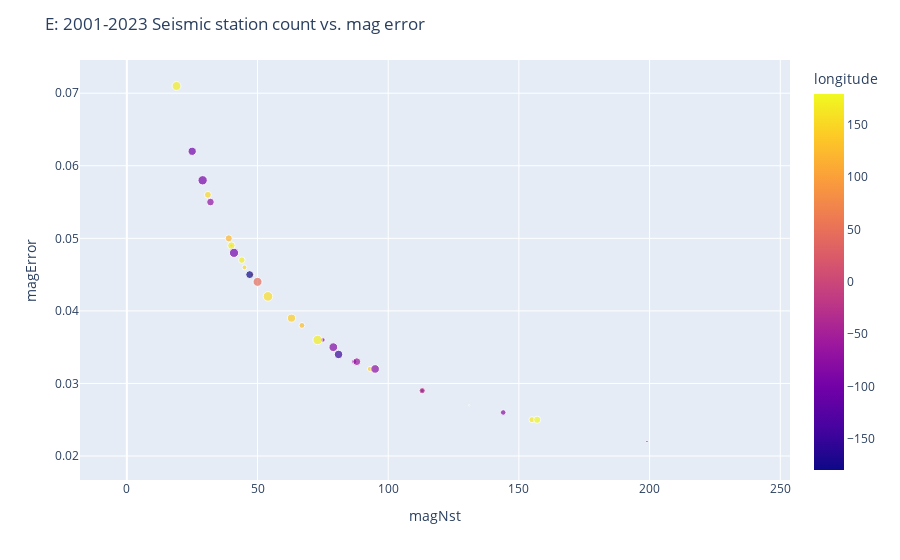

The cell this chart's notebook holds for it:
### Code cell
# >> E: SCATTER plot of number of stations vs. magnitude uncertainty
#  1. use px.scatter again
#  2. X axis: magNst field (number of seismic stations)
#  3. Y axis: magError (uncertainty)
#  4. color: set from longitude again
#  5. Add title: E: 2001-2023 Seismic station count vs. mag error
#
#  NOTES:
#    You will see lower uncertainty (stored as magError) with more seismic stations.
#    The top/left dot - largest error - has magNst=16, magError 0.078.
#    If you mouse over the "fig=px.scatter.." code, you'll see little histograms appear
#      over each variable (e.g.: y=quake.something)

fig = px.scatter(quake,
                 x = quake.magNst,
                 y = quake.magError,
                 color = quake.longitude,
                 size = quake.index
)

fig.update_layout(title_text='E: 2001-2023 Seismic station count vs. mag error')
fig.show()

### Figure 1 — Plotly figure (JSON) as saved in the notebook; plotly's stock layout.template omitted (floating-point values rounded to 4 significant figures; data arrays with more than 128 entries replaced by an {"elided": "..."} marker saying what was removed)
{"data": [{"hovertemplate": "magNst=%{x}<br>magError=%{y}<br>index=%{marker.size}<br>longitude=%{marker.color}<extra></extra>", "legendgroup": "", "marker": {"color": {"elided": "304 float values"}, "coloraxis": "coloraxis", "size": {"elided": "304 int values"}, "sizemode": "area", "sizeref": 0.7575, "symbol": "circle"}, "mode": "markers", "name": "", "orientation": "v", "showlegend": false, "type": "scatter", "x": {"elided": "304 int values"}, "xaxis": "x", "y": {"elided": "304 float values"}, "yaxis": "y"}], "layout": {"coloraxis": {"colorbar": {"title": {"text": "longitude"}}, "colorscale": [[0, "#0d0887"], [0.1111, "#46039f"], [0.2222, "#7201a8"], [0.3333, "#9c179e"], [0.4444, "#bd3786"], [0.5556, "#d8576b"], [0.6667, "#ed7953"], [0.7778, "#fb9f3a"], [0.8889, "#fdca26"], [1, "#f0f921"]]}, "legend": {"itemsizing": "constant", "tracegroupgap": 0}, "margin": {"t": 60}, "title": {"text": "E: 2001-2023 Seismic station count vs. mag error"}, "xaxis": {"anchor": "y", "domain": [0, 1], "title": {"text": "magNst"}}, "yaxis": {"anchor": "x", "domain": [0, 1], "title": {"text": "magError"}}}}
